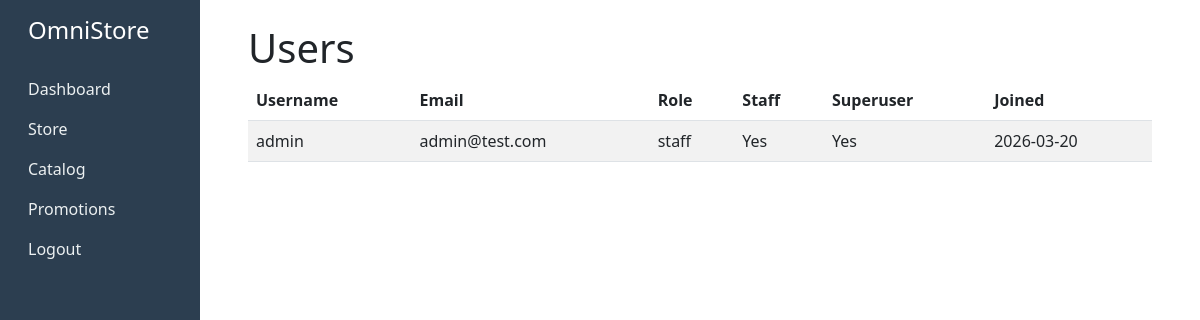
/identity/users/ (signed in), run on an earlier commit of the app's database.
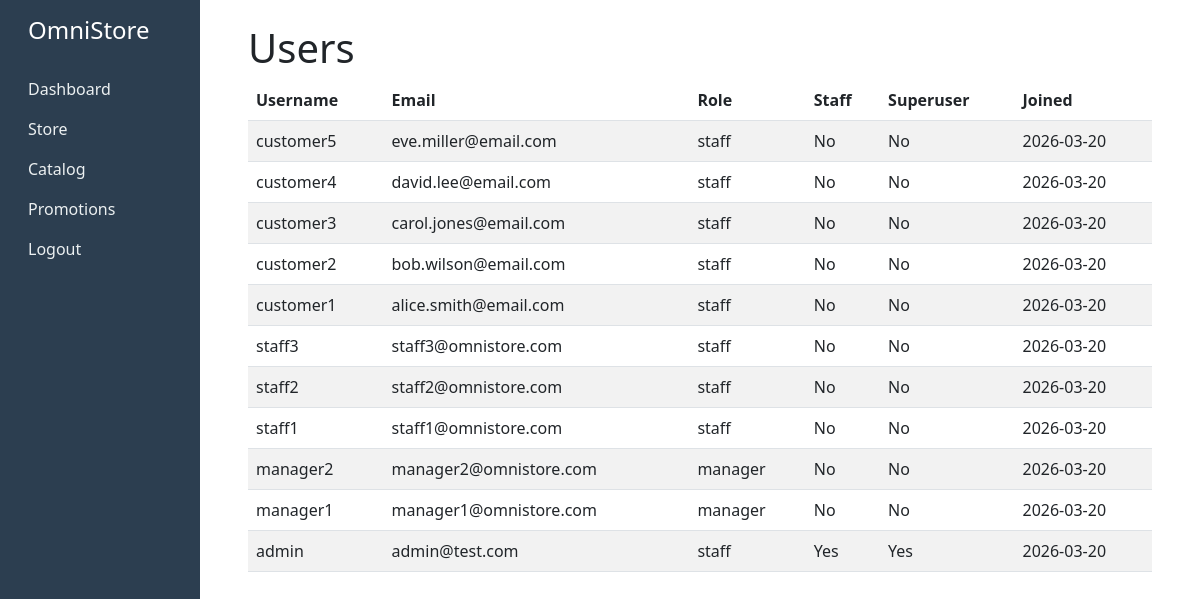
And on a later commit of the database.
### identity/models.py (models this page shows, shortened)
class User(AbstractUser):
    class Role(models.TextChoices):
        ADMIN = 'admin', 'Admin'
        MANAGER = 'manager', 'Manager'
        STAFF = 'staff', 'Staff'
    role = models.CharField(max_length=20, choices=Role, default=Role.STAFF)
    class Meta:
        permissions = [
            ('view_all_orders', 'Can view all orders across all statuses'),
            ('manage_inventory', 'Can manage product inventory'),
            ('manage_discounts', 'Can manage discounts and promotions'),
        ]
    @property
    def is_admin(self):
        return self.role == self.Role.ADMIN
    @property
    def is_manager(self):
        return self.role == self.Role.MANAGER
    @property
    def is_staff_member(self):
        return self.role == self.Role.STAFF

### identity/views.py (the view)
# urls.py: path('users/', views.user_list, name='user_list'),
@login_required
def user_list(request):
    users = User.objects.all().order_by('-date_joined')
    return render(request, 'identity/user_list.html', {'users': users})

### templates/identity/user_list.html (shortened to what this page needs)
{% extends 'base.html' %}
{% block content %}
<div class="p-4">
    <h1>Users</h1>
    <table class="table table-striped">
        <thead>
            <tr>
                <th>Username</th>
                <th>Email</th>
                <th>Role</th>
                <th>Staff</th>
                <th>Superuser</th>
                <th>Joined</th>
            </tr>
        </thead>
        <tbody>
            {% for user in users %}
            <tr>
                <td>{{ user.username }}</td>
                <td>{{ user.email }}</td>
                <td>{{ user.role }}</td>
                <td>{{ user.is_staff|yesno:"Yes,No" }}</td>
                <td>{{ user.is_superuser|yesno:"Yes,No" }}</td>
                <td>{{ user.date_joined|date:"Y-m-d" }}</td>
            </tr>
            {% empty %}
            <tr><td colspan="6">No users found.</td></tr>
            {% endfor %}
        </tbody>
    </table>
</div>
{% endblock %}

What changed in the data, as far as the page shows it:
added User: username "customer5", email "eve.miller@email.com", role "staff", is_staff "No", is_superuser "No", date_joined "2026-03-20"
added User: username "customer4", email "david.lee@email.com", role "staff", is_staff "No", is_superuser "No", date_joined "2026-03-20"
added User: username "customer3", email "carol.jones@email.com", role "staff", is_staff "No", is_superuser "No", date_joined "2026-03-20"
added User: username "customer2", email "bob.wilson@email.com", role "staff", is_staff "No", is_superuser "No", date_joined "2026-03-20"
added User: username "customer1", email "alice.smith@email.com", role "staff", is_staff "No", is_superuser "No", date_joined "2026-03-20"
added User: username "staff3", email "staff3@omnistore.com", role "staff", is_staff "No", is_superuser "No", date_joined "2026-03-20"
added User: username "staff2", email "staff2@omnistore.com", role "staff", is_staff "No", is_superuser "No", date_joined "2026-03-20"
added User: username "staff1", email "staff1@omnistore.com", role "staff", is_staff "No", is_superuser "No", date_joined "2026-03-20"
added User: username "manager2", email "manager2@omnistore.com", role "manager", is_staff "No", is_superuser "No", date_joined "2026-03-20"
added User: username "manager1", email "manager1@omnistore.com", role "manager", is_staff "No", is_superuser "No", date_joined "2026-03-20"
